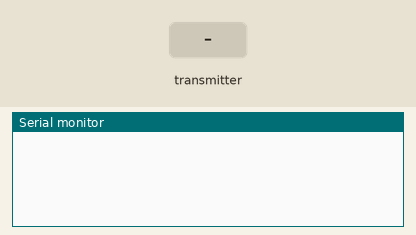
This sketch was run on a simulated Arduino Uno, built with avr-gcc and run on an emulated ATmega328P. Parts: the last lines printed to the serial monitor. The inputs (shaded band) are chosen by the test bench. No radio packets arrive unless stated.

Above: at 1.2 s.
1.3 s: the transmitter starts sending receivedData = 0
At 1.37 s:
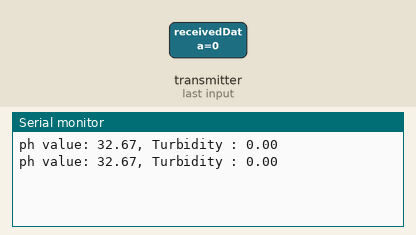
3.2 s: the transmitter starts sending receivedData = 256
At 3.27 s:
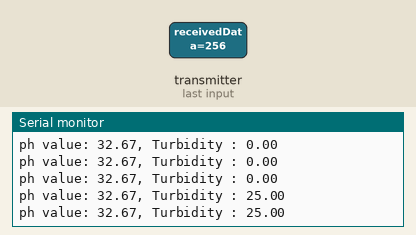

The sketch:

Receiver.ino
```cpp
#include <SPI.h>
#include <RF24.h>
#define CE_PIN   9
#define CSN_PIN 10

RF24 radio(CE_PIN, CSN_PIN);
const byte address[6] = "00001";
void setup() {
  Serial.begin(9600);
  radio.begin();
  radio.openReadingPipe(1, address);
  radio.startListening();
}

void loop() {

  if (radio.available()) {
    long receivedData;
    radio.read(&receivedData, sizeof(receivedData));
    long firstThreeDigits = receivedData / 1000;
    long lastThreeDigits = receivedData % 1000;
    float pH_value =map(firstThreeDigits, 805, 975, 900,400 ) / 100.0;
    float turbidity = map(lastThreeDigits, 0, 1023, 0, 100); // Example: mapping from 0-1023 to 0-100
    Serial.print("ph value: ");
    Serial.print(pH_value,2);
    Serial.print(", Turbidity : ");
    Serial.println(turbidity,2);
  }
}
```

wiring_system.ino
```cpp
//          Arduino Uno             |          NRF24L01 Module
//----------------------------------|----------------------------------
//⮙ 3.3V -------------------------> | ⮙ VCC
//⮛ GND  -------------------------> | ⮛ GND
//⮙ D9   -------------------------> | ⮙ CE
//⮙ D10  -------------------------> | ⮙ CSN
//⮙ D13  -------------------------> | ⮙ SCK
//⮙ D11  -------------------------> | ⮙ MOSI
//⮙ D12  -------------------------> | ⮙ MISO
```

Measured:
- after the input at 1.3 s, the serial monitor: prints a new line at once (image 1)
- after the input at 3.2 s, the serial monitor: prints a new line at once (image 2)
